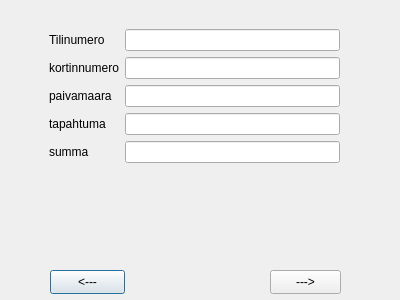
<?xml version="1.0" encoding="UTF-8"?>
<ui version="4.0">
 <class>tilitap</class>
 <widget class="QDialog" name="tilitap">
  <property name="geometry">
   <rect>
    <x>0</x>
    <y>0</y>
    <width>400</width>
    <height>300</height>
   </rect>
  </property>
  <property name="windowTitle">
   <string>Dialog</string>
  </property>
  <widget class="QWidget" name="formLayoutWidget">
   <property name="geometry">
    <rect>
     <x>49</x>
     <y>29</y>
     <width>291</width>
     <height>231</height>
    </rect>
   </property>
   <layout class="QFormLayout" name="formLayout">
    <item row="0" column="0">
     <widget class="QLabel" name="label">
      <property name="text">
       <string>Tilinumero</string>
      </property>
     </widget>
    </item>
    <item row="0" column="1">
     <widget class="QLineEdit" name="tilinumero"/>
    </item>
    <item row="1" column="0">
     <widget class="QLabel" name="label_2">
      <property name="text">
       <string>kortinnumero</string>
      </property>
     </widget>
    </item>
    <item row="1" column="1">
     <widget class="QLineEdit" name="kortinnumero"/>
    </item>
    <item row="2" column="0">
     <widget class="QLabel" name="label_3">
      <property name="text">
       <string>paivamaara</string>
      </property>
     </widget>
    </item>
    <item row="2" column="1">
     <widget class="QLineEdit" name="paivamaara"/>
    </item>
    <item row="3" column="0">
     <widget class="QLabel" name="label_4">
      <property name="text">
       <string>tapahtuma</string>
      </property>
     </widget>
    </item>
    <item row="3" column="1">
     <widget class="QLineEdit" name="tapahtuma"/>
    </item>
    <item row="4" column="0">
     <widget class="QLabel" name="label_5">
      <property name="text">
       <string>summa</string>
      </property>
     </widget>
    </item>
    <item row="4" column="1">
     <widget class="QLineEdit" name="summa"/>
    </item>
   </layout>
  </widget>
  <widget class="QPushButton" name="nextButton">
   <property name="geometry">
    <rect>
     <x>50</x>
     <y>270</y>
     <width>75</width>
     <height>24</height>
    </rect>
   </property>
   <property name="text">
    <string>&lt;---</string>
   </property>
  </widget>
  <widget class="QPushButton" name="previousButton">
   <property name="geometry">
    <rect>
     <x>270</x>
     <y>270</y>
     <width>71</width>
     <height>24</height>
    </rect>
   </property>
   <property name="text">
    <string>---&gt;</string>
   </property>
  </widget>
 </widget>
 <resources/>
 <connections/>
</ui>
